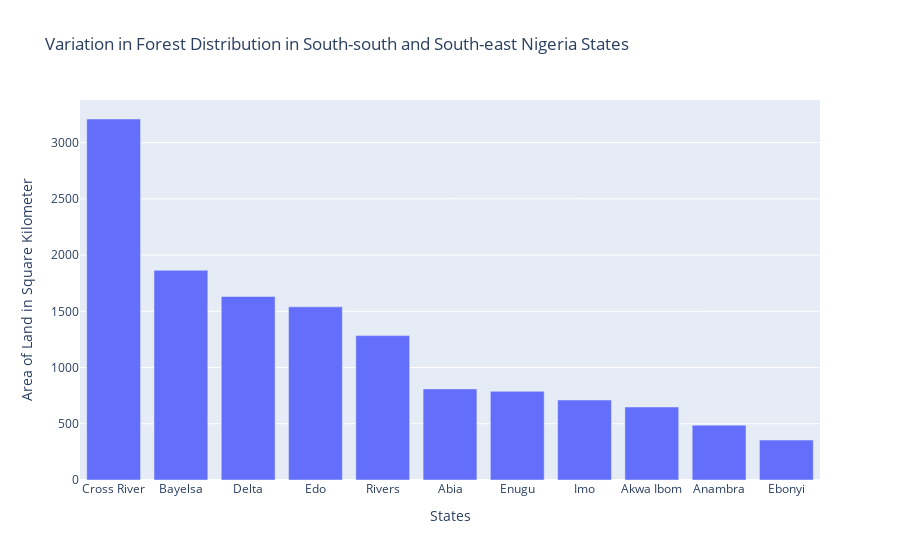

Notebook code for this chart:
### Code cell
geemap.bar_chart(data=ss_se_fnf, x='ADM1_NAME', y='class_1_km2', x_label= 'States', y_label='Area of Land in Square Kilometer', 
                 title='Variation in Forest Distribution in South-south and South-east Nigeria States')

### Figure 1 — Plotly figure (JSON) as saved in the notebook; plotly's stock layout.template omitted (floating-point values rounded to 4 significant figures)
{"data": [{"alignmentgroup": "True", "hovertemplate": "States=%{x}<br>Area of Land in Square Kilometer=%{y}<extra></extra>", "legendgroup": "", "marker": {"color": "#636efa", "pattern": {"shape": ""}}, "name": "", "offsetgroup": "", "orientation": "v", "showlegend": false, "textposition": "auto", "type": "bar", "x": ["Cross River", "Bayelsa", "Delta", "Edo", "Rivers", "Abia", "Enugu", "Imo", "Akwa Ibom", "Anambra", "Ebonyi"], "xaxis": "x", "y": [3210.0, 1864.0, 1632.0, 1540.0, 1284, 810.1, 788.4, 711.3, 649.1, 487.7, 355.1], "yaxis": "y"}], "layout": {"autosize": true, "barmode": "group", "legend": {"tracegroupgap": 0}, "title": {"text": "Variation in Forest Distribution in South-south and South-east Nigeria States"}, "xaxis": {"anchor": "y", "autorange": true, "domain": [0, 1], "range": [-0.5, 10.5], "title": {"text": "States"}, "type": "category"}, "yaxis": {"anchor": "x", "autorange": true, "domain": [0, 1], "range": [0, 3379.0], "title": {"text": "Area of Land in Square Kilometer"}, "type": "linear"}}}
